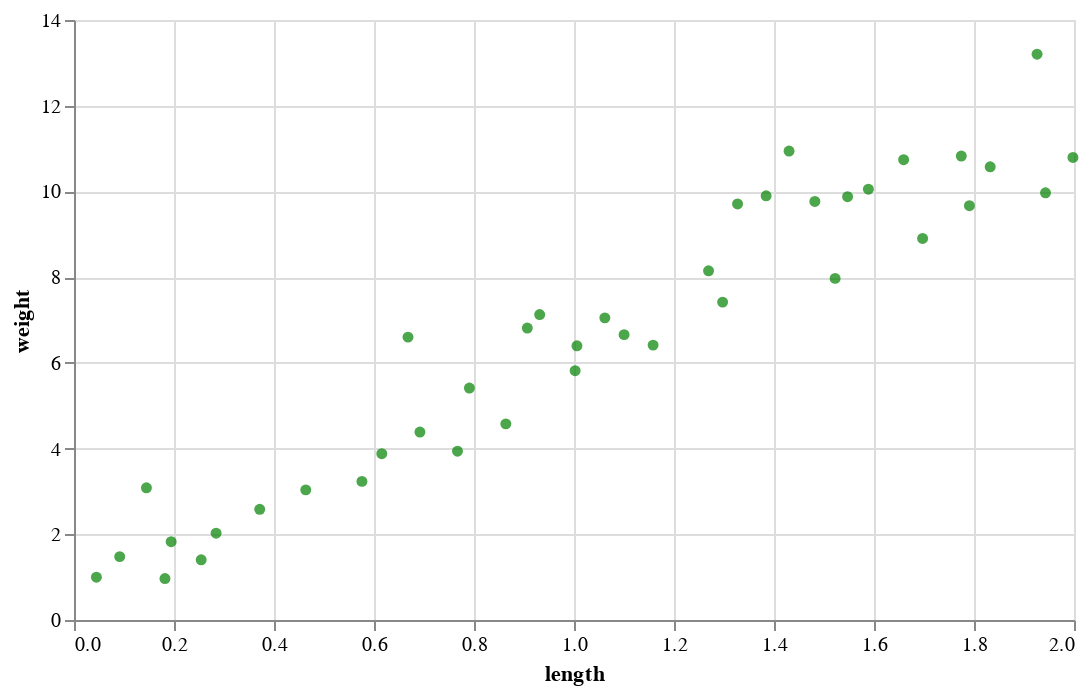

Source (notebook cell):
### Markdown cell above
Now let's visualize our training data.

### Code cell
source = pd.concat([snake_X_train, snake_y_train], axis=1)

scatter = alt.Chart(source, width=500, height=300).mark_point(filled=True, color='green').encode(
    alt.X('length:Q'),
    alt.Y('weight:Q'))

scatter

### Figure 1 — Vega-Lite specification as saved in the notebook (floating-point values rounded to 4 significant figures)
{"config": {"view": {"continuousWidth": 300, "continuousHeight": 300}}, "data": {"name": "data-b6b36d9253ffa44549ee85a5d64b6eb6"}, "mark": {"type": "point", "color": "green", "filled": true}, "encoding": {"x": {"field": "length", "type": "quantitative"}, "y": {"field": "weight", "type": "quantitative"}}, "height": 300, "width": 500, "$schema": "https://vega.github.io/schema/vega-lite/v5.15.1.json", "datasets": {"data-b6b36d9253ffa44549ee85a5d64b6eb6": [{"length": 0.8637, "weight": 4.576}, {"length": 1.926, "weight": 13.2}, {"length": 0.4635, "weight": 3.037}, {"length": 1.659, "weight": 10.74}, {"length": 0.1943, "weight": 1.828}, {"length": 0.04482, "weight": 0.9979}, {"length": 0.2544, "weight": 1.405}, {"length": 1.1, "weight": 6.659}, {"length": 1.998, "weight": 10.79}, {"length": 1.002, "weight": 5.816}, {"length": 1.269, "weight": 8.147}, {"length": 0.6156, "weight": 3.881}, {"length": 1.43, "weight": 10.94}, {"length": 1.062, "weight": 7.05}, {"length": 0.2842, "weight": 2.026}, {"length": 0.7908, "weight": 5.412}, {"length": 1.943, "weight": 9.969}, {"length": 0.1449, "weight": 3.086}, {"length": 0.9314, "weight": 7.126}, {"length": 1.791, "weight": 9.667}, {"length": 0.1819, "weight": 0.9661}, {"length": 0.668, "weight": 6.6}, {"length": 1.482, "weight": 9.766}, {"length": 0.5759, "weight": 3.234}, {"length": 1.775, "weight": 10.83}, {"length": 1.006, "weight": 6.399}, {"length": 1.522, "weight": 7.971}, {"length": 1.589, "weight": 10.05}, {"length": 0.3715, "weight": 2.583}, {"length": 1.297, "weight": 7.418}, {"length": 1.327, "weight": 9.708}, {"length": 0.9066, "weight": 6.812}, {"length": 1.697, "weight": 8.903}, {"length": 0.767, "weight": 3.939}, {"length": 0.6918, "weight": 4.385}, {"length": 1.547, "weight": 9.877}, {"length": 1.384, "weight": 9.898}, {"length": 1.158, "weight": 6.414}, {"length": 0.09142, "weight": 1.479}, {"length": 1.832, "weight": 10.57}]}}
